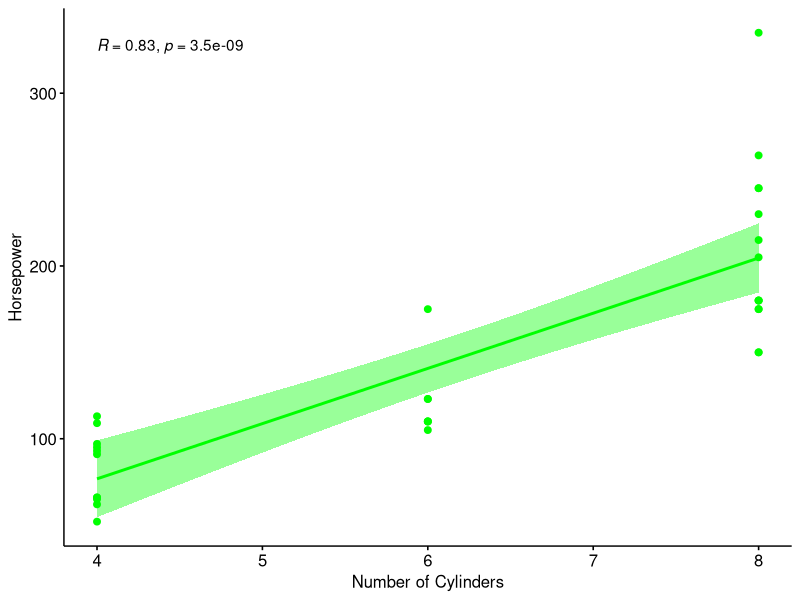

The R script that drew this image: (Note: this script raises an error after producing the figure.)
#First thing's first; let's install some packages!
install.packages("tidyverse")
install.packages("lavaan")
install.packages("sjmisc")
install.packages("dplyr")
install.packages("Hmisc")
install.packages("ggpubr")
install.packages("ggplot2")
install.packages("stats")

#Then we run these lines of code, so R knows which packages to use for this script
library(tidyverse)
library(lavaan)
library(sjmisc)
library(dplyr)
library(Hmisc)
library(ggpubr)
library(ggplot2)
library(stats)


#Next, let's load in some publicly-available datasets
df_cars <- mtcars #a dataset containing info about car types
df_test <- HolzingerSwineford1939 #the mental ability scores of children


#If we're curious about a variable located in our dataframe of interest, we format 
#the code like this: dataframe$variable

#For example, running this line of code will tell R to list out all observations
#of this variable:
df_cars$gear
df_test$x1


###############Frequencies

#You can have a look at the frequencies of a particular variable by using the 
#"frq" function from the sjmisc package

#For example:
frq(df_cars$cyl) #car cylinders 
frq(df_cars$gear) #number of forward gears


############Averages

#This is how you might find the mean and standard deviation of a variable 
#you're interested in.

#For example, this code will give us the average number of forward gears in our
#dataset, and the standard deviation:
df_cars %>%
  summarise(MeanGear = mean(gear, na.rm = TRUE), SDGear = sd(gear, na.rm = TRUE))


############Correlations

#We can use the rcorr function from the Hmisc package to generate a complete
#correlation matrix of all the variables we're interested in.

#For example, this will create a correlation matrix between car cylinders, gears,
#and horsepower
df_Cor <- df_cars %>% #selecting our variables of interest
  select(cyl, gear, hp)

rcorr(as.matrix(df_Cor)) #generating the matrix


#You can also run and graph correlations with ggscatter, from the ggplot2 and ggpubr
#packages. It's always good to be able to visualise what's going on in your data.

#For example:
ggscatter(df_cars, x = "cyl", y = "hp", color = "green",
          add = "reg.line", conf.int = TRUE, 
          cor.coef = TRUE, cor.method = "pearson", 
          xlab = "Number of Cylinders", 
          ylab = "Horsepower")


############Regressions

#We run regressions using the stats function "lm."
#The general format is: lm(y_variable ~ x_variable) 


#For example, let's run a regression between horsepower and cylinders 
regression_model <- lm(hp ~ cyl, data = df_cars)
summary(regression_model)

#If you want to add more predictor variables, simply list each one, separated by
#a "+", like so:
regression2_model <- lm(hp ~ cyl + gear, data = df_cars)
summary(regression2_model)


###########Confirmatory Factor Analyses

#This will be more relevant to what you'll be doing for your project
#Here, we run CFAs or structual equation models (SEMs) with the lavaan package

#For this example, we'll be looking at the df_test dataset
#Recall that this dataset contains the mental ability scores of 7th-8th grade kids
#Here, we want to run a CFA on the visual, textual, and mental speed variables to
#determine whether these variables adequately capture a child's mental ability

#First, we specify the model and its latent variables. Note that for each latent
#variable, we include its name, followed by "=~", and the variables that comprise
#the latent variable

HS.model <- '
            visual =~ x1 + x2 + x3
            textual =~ x4 + x5 + x6
            speed =~ x7 + x8 + x9
            
            #the overarching mental score
            mental =~ 1*visual + 1*textual + 1*speed
'

#Then, all we need to do is run the model, and have a look at the results!
HS_fit <- sem(HS.model, data = df_test)
summary(HS_fit, fit.measures = TRUE)


###########Extracting Factor Estimates

#So, say you've run your CFAs, and now you want to extract those latent factor
#scores to your main working dataframe. This is something that you'll want to 
#do for your project, so you can run CFAs on the self-compassion items first,
#and then run mediations with them.

#So, this is how you do it!

#For this example, let's pretend that we're working in the df_test dataset, and 
#we want to add those "visual", "textual", and "speed" latent variables we 
#specified for our CFA into the dataframe.

idx <- lavInspect(HS_fit, "case.idx") #we look at the CFA fit we ran before
mental_scores <- lavPredict(HS_fit) #we extract the predicted estimates into this placeholder
for (fs in colnames(mental_scores)) { #we loop over each value
  df_test[idx, fs] <- mental_scores[ , fs] #and then add them to our dataset!
}

#So, if we take a look at our dataframe (df_test), the visual, textual, and speed
#scores should be added in the end, alongside the overarching mental ability score.


###########Mediation Analyses

#We run a mediation analysis in a very similar way, still using lavaan.
#The exception is that we specify some regressions in our model.

#Let's say, for this example, we're curious whether speed mediates the relationship
#between visual and textual scores (which I honestly doubt it does, but hey). 

#Key:
#c = the direct path from visual scores to textual scores
#a = the path from visual scores to speed scores
#b = the path from speed scores to textual scores

mediation.model <- '
                   #direct effect
                   textual ~ c * visual
                   
                   #mediator
                   speed ~ a * visual
                   textual ~ b * speed
                   
                   #indirect effect
                   indirect := a * b
                   
                   #total effect
                   total := c + indirect
'

#Same as always, we then run the model and look at the results!
mediation_fit <- sem(model = mediation.model, data = df_test)
summary(mediation_fit, fit.measures = TRUE)


#######################Writing to CSV

#Sometimes, after we've finished all of our analyses, we want to save them to a
#csv file. Here's how you would do that:

write_csv(df_test, "Test_Scores.csv")

#PLEASE NOTE: Do NOT do this with our RA data, as this is a security risk.


######################################

#Just to conclude, sometimes, when you've run all these analyses, your R Environment
#starts to become cluttered. If you want to clear it, and only save a dataset or 
#two, you can run the following code:

rm(list = setdiff(ls(), "df_test"))

#Just make sure that you only run something like this when you're sure that you're
#finished, otherwise all of your hard work will disappear, and you'll have to run
#all the code again.
